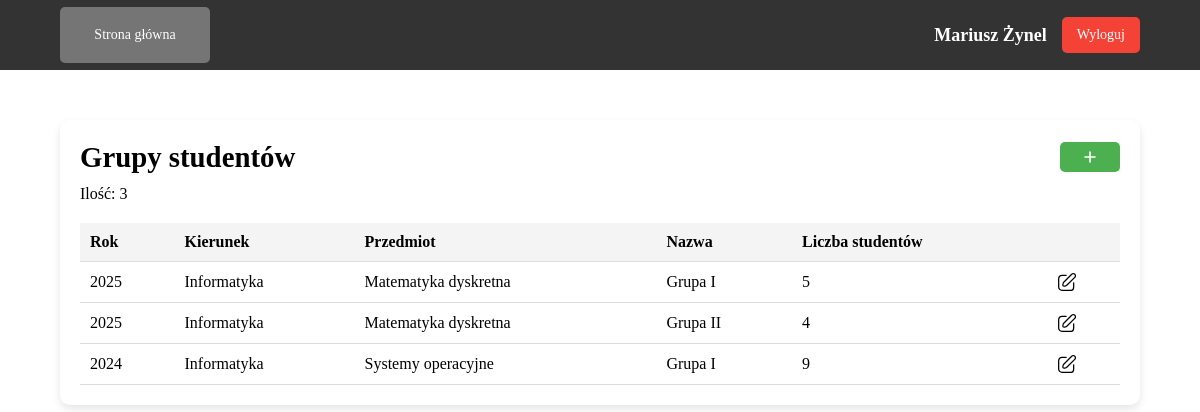
Page /teacher/student_groups.php (signed in) on the earlier database version.
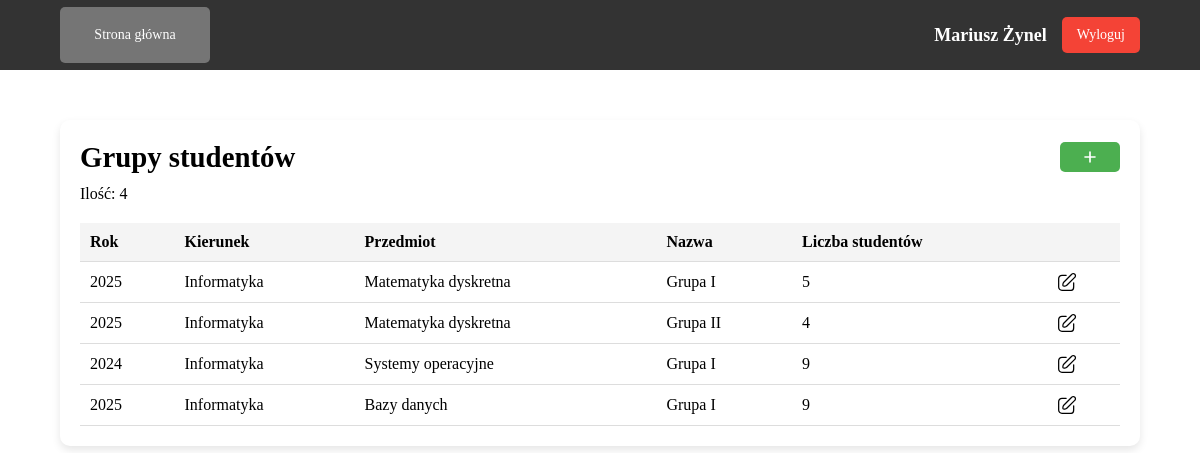
Same page on the later database version.
### tables this page shows
CREATE TABLE `tGrupy` (
  `ID` int NOT NULL,
  `rok` year NOT NULL,
  `nazwa` varchar(255) NOT NULL,
  `id_wykladowcy` int NOT NULL,
  `id_przedmiotu` int NOT NULL,
  `id_kierunku` int NOT NULL
);

CREATE TABLE `tKierunki` (
  `ID` int NOT NULL,
  `nazwa` varchar(255) NOT NULL,
  `uwagi` text
);

CREATE TABLE `tPrzedmioty` (
  `ID` int NOT NULL,
  `nazwa` varchar(100) NOT NULL,
  `uwagi` text,
  `id_kierunku` int DEFAULT NULL
);

### config/functions.php (called while the page is built, shortened)
<?php
    function getGroupCountByTeacherId($conn, $table, $userId) {
        $query = "  SELECT
                        COUNT(*)
                    FROM
                        $table
                    WHERE
                        id_wykladowcy = '$userId'";
        $result = mysqli_query($conn, $query);
        $row = mysqli_fetch_row($result);
        return $row[0];
    }
    function getStudentCountByGroup($conn, $userId) {
        $query = "
                SELECT
                    g.ID AS group_id,
                    COUNT(gs.id_studenta) AS student_count
                FROM
                    tGrupy g
                LEFT JOIN
                    tGrupyStudenci gs
                ON
                    g.ID = gs.id_grupy
                WHERE
                    g.id_wykladowcy = '$userId'
                GROUP BY
                    g.ID;
        ";
        $result = mysqli_query($conn, $query);
        $data = [];
        while ($row = mysqli_fetch_assoc($result)) {
            $data[$row['group_id']] = $row['student_count'];
        }
        return $data;
    }
    function getStudentGroups($conn, $userId) {
        $query = "
            SELECT
                g.ID,
                g.rok,
                g.nazwa AS nazwa_grupy,
                u.nazwa AS nazwa_kierunku,
                p.nazwa AS przedmiot,
                g.id_wykladowcy
            FROM tGrupy g
            JOIN tKierunki u ON g.id_kierunku = u.ID
            JOIN tPrzedmioty p ON g.id_przedmiotu = p.ID
            WHERE g.id_wykladowcy = '$userId'
        ";
        $result = mysqli_query($conn, $query);
        return $result;
    }
?>

### public/teacher/student_groups.php (the view, shortened to what this page needs)
<?php
    require_once('../../config/connect.php');
    require_once('../../config/functions.php');
    $user_id = $_SESSION['user_id'];
    $studentGroupCount = getGroupCountByTeacherId($conn, 'tGrupy', $user_id);
    $studentCountAtGroup = getStudentCountByGroup($conn, $user_id);
    $studentGroupInfo = getStudentGroups($conn, $user_id);
?>
<!DOCTYPE html>
<html lang="en">
<head>
    <link rel="stylesheet" href="../../assets/css/main.css">
</head>
<body>
    <header>
        <div class="header-content">
            <div class="left-header">
                <a class="nav-btn" href="teacher_dashboard.php">Strona główna</a>
            </div>
            <div class="right-header">
                <span class="name"><?php echo $_SESSION['user_name'] . ' ' . $_SESSION['user_surname']; ?></span>
                <?php
                    include('../../includes/logout_modal.php');
                ?>
            </div>
        </div>
    </header>
    <main class="main">
        <div class="container">
            <div class="title">
                <h1>Grupy studentów</h1>
                <button class="add-btn" onclick="addEntity()">
                    <img src="../../assets/images/icons/plus.svg" alt="Plus icon" class="add-icon">
                </button>
            </div>
            <p>Ilość: <?php echo $studentGroupCount; ?></p>
            <table>
                <thead>
                    <tr>
                        <th>Rok</th>
                        <th>Kierunek</th>
                        <th>Przedmiot</th>
                        <th>Nazwa</th>
                        <th>Liczba studentów</th>
                        <th></th>
                    </tr>
                </thead>
                <tbody>
                    <?php while ($groupData = mysqli_fetch_assoc($studentGroupInfo)): ?>
                        <tr>
                            <td><?php echo $groupData['rok']; ?></td>
                            <td><?php echo $groupData['nazwa_kierunku']; ?></td>
                            <td><?php echo $groupData['przedmiot']; ?></td>
                            <td><?php echo $groupData['nazwa_grupy']; ?></td>
                            <td>
                            <?php
                                $groupId = $groupData['ID'];
                                echo $studentCountAtGroup[$groupId] ?? 0;
                            ?>
                            </td>
                            <td>
                                <a href="edit_group.php?group_id=<?php echo $groupData['ID']; ?>" class="btn-edit">
                                    <img src="../../assets/images/icons/edit.svg" class="edit-icon">
                                </a>
                            </td>
                        </tr>
                    <?php endwhile; ?>
                </tbody>
            </table>
        </div>
    </main>
</body>
</html>

Differences in the rows shown:
added tgrupy: rok "2025", id_kierunku.nazwa "Informatyka", id_przedmiotu.nazwa "Bazy danych", nazwa "Grupa I", ID "9"
Other differences:
$studentGroupCount: "3" → "4"
